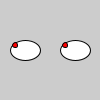
Frame 1 (no input)
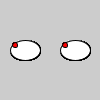
Frame 60 (the mouse pressed at the canvas centre just before this capture)
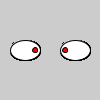
Frame 120 (the mouse held since frame 60 and released just before this capture)

The Processing sketch that drew these frames (run headless with seeded random() and noise(); from frame 60 on, the mouse is pressed at the canvas centre):

// Processing sketch: sketch_160120b
// ── sketch_160120b.pde
int mousex=0;
int mousexx=0;
int mousey=0;
void setup(){
}
void draw(){
fill(255,255,255);
ellipse(25,50,30,20);
ellipse(75,50,30,20);
fill(255,0,0);
//right eye 1
if (mouseX>35){
mousex=35;
}
else if (mouseX<15){
mousex=15;
}
else{
mousex=mouseX;
}
//top 1 and 2
if (mouseY<45){
mouseY=45;
}
else{
  mousey=mouseY;
}
//bottom 1 and 2
if (mouseY>55){
mousey=55;
}
else{
mousey=mouseY;
}
if (mouseX<65){
mousexx=65;
}
else if (mouseX>85){
mousexx=85;
}
else{
  mousexx=mouseX;
}
ellipse(mousex,mousey,5,5);
fill(255,0,0);
ellipse(mousexx,mousey,5,5);
}
